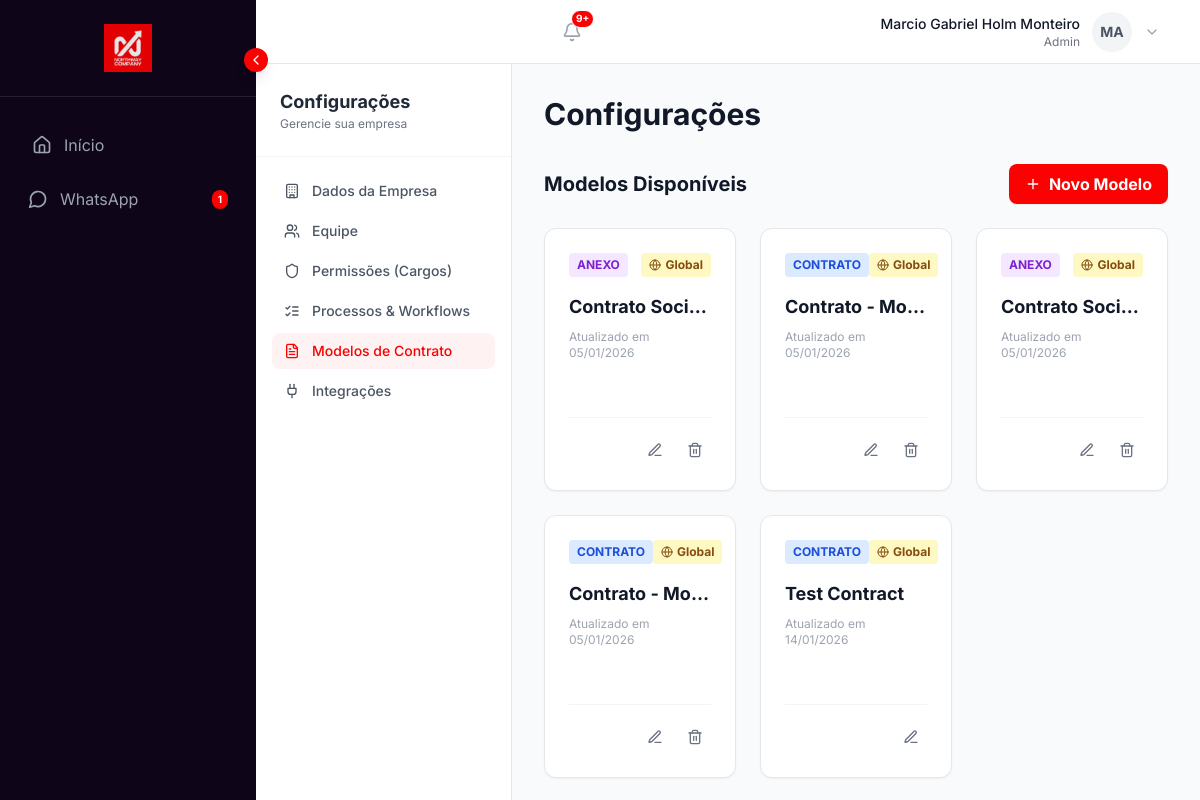
The page /settings/templates (signed in) on the database its author committed.
### models.py (models this page shows, shortened)
class User(UserMixin, db.Model):
    id = db.Column(db.Integer, primary_key=True)
    name = db.Column(db.String(100), nullable=False)
    email = db.Column(db.String(120), unique=True, nullable=False)
    supabase_uid = db.Column(db.String(100), unique=True, nullable=True)
    password_hash = db.Column(db.String(200), nullable=False)
    password_hash = db.Column(db.String(200), nullable=False)
    role = db.Column(db.String(20), nullable=False, default=ROLE_SALES) # Legacy/Fallback
    role_id = db.Column(db.Integer, db.ForeignKey('role.id'), nullable=True) # New RBAC
    company_id = db.Column(db.Integer, db.ForeignKey('company.id'), nullable=True) # Nullable for Supabase Auth Triggers
    created_at = db.Column(db.DateTime, default=datetime.utcnow)
    profile_image = db.Column(db.String(150), nullable=True)
    phone = db.Column(db.String(20), nullable=True)
    status_message = db.Column(db.String(100), nullable=True)
    is_super_admin = db.Column(db.Boolean, default=False)
    onboarding_dismissed = db.Column(db.Boolean, default=False)
    leads = db.relationship('Lead', backref='assigned_user', lazy=True)
    allowed_pipelines = db.relationship('Pipeline', secondary=user_pipeline_association, backref=db.backref('allowed_users', lazy='dynamic'))
    def has_permission(self, permission):
        if self.is_super_admin:
            return True
        if self.user_role and self.user_role.permissions:
            return permission in self.user_role.permissions

class ContractTemplate(db.Model):
    id = db.Column(db.Integer, primary_key=True)
    company_id = db.Column(db.Integer, db.ForeignKey('company.id'), nullable=False)
    name = db.Column(db.String(200), nullable=False)
    description = db.Column(db.String(500), nullable=True)
    type = db.Column(db.String(20), default='contract') # contract, attachment, library_doc
    content = db.Column(db.Text, nullable=False) # HTML/Text with {{variables}}
    active = db.Column(db.Boolean, default=True)
    is_global = db.Column(db.Boolean, default=False)
    is_library = db.Column(db.Boolean, default=False)
    created_at = db.Column(db.DateTime, default=datetime.utcnow)
    allowed_companies = db.relationship('Company', secondary=template_company_association, backref=db.backref('accessible_templates', lazy='dynamic'))

### routes/templates.py (the view)
@templates_bp.route('/settings/templates')
@login_required
def settings_templates():
    if not current_user.company_id:
        abort(403)
    if current_user.role != ROLE_ADMIN:
        abort(403)
    company_templates = ContractTemplate.query.filter(ContractTemplate.company_id == current_user.company_id).all()
    global_templates = ContractTemplate.query.filter_by(is_global=True).all()
    from models import template_company_association
    library_templates = ContractTemplate.query.join(template_company_association)\
                                             .filter(template_company_association.c.company_id == current_user.company_id).all()
    return render_template('settings_templates.html',
                           templates=company_templates + global_templates + library_templates)

### templates/settings_templates.html
{% extends "_settings_layout.html" %}
{% block settings_content %}
<div class="max-w-7xl mx-auto">
    <h1 class="text-2xl md:text-3xl font-bold text-gray-900 mb-6 md:mb-8">Configurações</h1>
    <div class="flex flex-col md:flex-row justify-between items-start md:items-center mb-6 gap-4">
        <h2 class="text-xl font-bold text-gray-900">Modelos Disponíveis</h2>
        <a href="{{ url_for('templates.new_template') }}"
            class="w-full md:w-auto bg-[#fa0102] text-white px-4 py-2 rounded-lg font-bold hover:bg-red-700 transition-colors shadow-sm flex items-center justify-center gap-2">
            <i data-lucide="plus" class="w-4 h-4"></i> Novo Modelo
        </a>
    </div>
    {% if templates %}
    <div class="grid grid-cols-1 md:grid-cols-2 lg:grid-cols-3 gap-4 md:gap-6">
        {% for tmpl in templates %}
        <div
            class="bg-white rounded-xl shadow-sm border border-gray-200 p-5 md:p-6 hover:shadow-md transition-shadow relative group">
            <div class="flex justify-between items-start mb-4">
                <span
                    class="px-2 py-1 rounded text-xs font-bold uppercase {{ 'bg-blue-100 text-blue-700' if tmpl.type == 'contract' else 'bg-purple-100 text-purple-700' }}">
                    {{ 'Contrato' if tmpl.type == 'contract' else 'Anexo' }}
                </span>
                {% if tmpl.is_global %}
                <span class="bg-yellow-100 text-yellow-800 text-xs px-2 py-1 rounded font-bold flex items-center gap-1">
                    <i data-lucide="globe" class="w-3 h-3"></i> Global
                </span>
                {% elif tmpl.is_library %}
                <span class="bg-indigo-100 text-indigo-800 text-xs px-2 py-1 rounded font-bold flex items-center gap-1">
                    <i data-lucide="book" class="w-3 h-3"></i> Biblioteca
                </span>
                {% endif %}
            </div>
            <h3 class="text-lg font-bold text-gray-900 mb-2 truncate" title="{{ tmpl.name }}">{{ tmpl.name }}</h3>
            <p class="text-xs text-gray-400 mb-2">Atualizado em {{ tmpl.created_at.strftime('%d/%m/%Y') }}</p>
            <p class="text-[10px] text-gray-400 line-clamp-2 h-8">{{ tmpl.description or "" }}</p>
            <div class="mt-4 pt-4 border-t border-gray-100 flex justify-end gap-2">
                <a href="{{ url_for('templates.edit_template', id=tmpl.id) }}"
                    class="text-gray-500 hover:text-northway-red p-2 rounded-lg hover:bg-gray-50 transition-colors"
                    title="Editar">
                    <i data-lucide="edit-3" class="w-4 h-4"></i>
                </a>
                {% if not tmpl.is_global or (tmpl.is_global and tmpl.company_id == current_user.company_id) %}
                <form action="{{ url_for('templates.delete_template', id=tmpl.id) }}" method="POST"
                    onsubmit="return confirm('Tem certeza que deseja excluir este modelo?');" class="inline">
                    <button type="submit"
                        class="text-gray-500 hover:text-red-600 p-2 rounded-lg hover:bg-red-50 transition-colors"
                        title="Excluir">
                        <i data-lucide="trash-2" class="w-4 h-4"></i>
                    </button>
                </form>
                {% endif %}
            </div>
        </div>
        {% endfor %}
    </div>
    {% else %}
    <div class="bg-white rounded-xl shadow-sm border border-gray-200 p-12 text-center text-gray-400">
        <i data-lucide="file-text" class="w-12 h-12 mx-auto mb-3 opacity-20"></i>
        <p>Nenhum modelo cadastrado.</p>
    </div>
    {% endif %}
</div>
{% endblock %}

### templates/base.html (shortened to what this page needs)
<!DOCTYPE html>
<html lang="pt-BR">
<head>
    <script src="https://cdn.tailwindcss.com"></script>
</head>
<body
    class="bg-gray-50 text-gray-900 font-sans h-screen flex flex-col overflow-hidden selection:bg-northway-red selection:text-white">
    <div class="flex-1 flex flex-row overflow-hidden relative w-full h-full">
        {% if current_user.is_authenticated and not current_user.is_super_admin %}
        <aside id="sidebar"
            class="fixed inset-y-0 left-0 z-[70] transform -translate-x-full md:relative md:translate-x-0
               w-64 bg-northway-dark text-white flex flex-col flex-shrink-0 transition-transform duration-300 ease-in-out group md:h-full">
            <div class="hidden md:flex p-6 items-center justify-center border-b border-white/10 min-h-[5rem]">
                <img id="sidebar-logo" src="{{ url_for('static', filename='images/logo.png') }}" alt="NorthWay"
                    class="max-h-12 w-auto opacity-90 hover:opacity-100 transition-all duration-300">
            </div>
            <nav class="flex-1 px-4 py-6 space-y-2 overflow-y-auto no-scrollbar">
                <a href="{{ url_for('dashboard.home') }}"
                    class="flex items-center gap-3 px-4 py-3 text-gray-400 hover:text-white hover:bg-white/5 rounded-xl transition-colors whitespace-nowrap ">
                    <i data-lucide="home" class="w-5 h-5 flex-shrink-0"></i>
                    <span class="sidebar-text transition-opacity duration-300">Início</span>
                </a>
                <a href="{{ url_for('whatsapp.inbox') }}"
                    class="flex items-center justify-between px-3 py-2.5 rounded-lg hover:bg-white/10 transition-colors whitespace-nowrap {{ 'bg-northway-red text-white' if request.endpoint == 'whatsapp.inbox' else 'text-gray-400' }}">
                    <div class="flex items-center gap-3">
                        <i data-lucide="message-circle" class="w-5 h-5 flex-shrink-0"></i>
                        <span class="sidebar-text transition-opacity duration-300">WhatsApp</span>
                    </div>
                    <span id="whatsapp-unread-badge"
                        class="hidden sidebar-badge bg-northway-red text-white text-[10px] font-bold px-1.5 py-0.5 rounded-full flex-shrink-0">0</span>
                </a>
            </nav>
            <button id="sidebar-toggle" onclick="toggleSidebar()"
                class="hidden md:flex absolute -right-3 top-12 bg-northway-red text-white w-6 h-6 rounded-full items-center justify-center shadow-lg hover:bg-red-700 transition-colors z-50">
                <i data-lucide="chevron-left" class="w-4 h-4 transition-transform duration-300"
                    id="sidebar-toggle-icon"></i>
            </button>
        </aside>
        {% endif %}
        <main class="flex-1 flex flex-col min-w-0 overflow-hidden relative">
            {% if current_user.is_authenticated and not current_user.is_super_admin %}
            <header
                class="bg-white border-b border-gray-200 h-16 flex items-center justify-between px-8 flex-shrink-0 z-40">
                <div class="relative mr-4">
                    <button id="notification-btn"
                        class="text-gray-400 hover:text-gray-600 transition-colors relative p-2 rounded-full hover:bg-gray-100">
                        <i data-lucide="bell" class="w-5 h-5"></i>
                        <span id="notification-badge"
                            class="absolute top-1 right-1 w-2.5 h-2.5 bg-northway-red rounded-full hidden border border-white"></span>
                    </button>
                </div>
                <div class="relative">
                    <button onclick="toggleUserMenu()"
                        class="flex items-center gap-3 hover:bg-gray-50 p-2 rounded-lg transition-colors focus:outline-none">
                        <div class="text-right hidden md:block">
                            <p class="text-sm font-medium text-gray-900">{{ current_user.name }}</p>
                            <p class="text-xs text-gray-500">{{ current_user.role|capitalize }}</p>
                        </div>
                        <div
                            class="w-10 h-10 rounded-full bg-gray-100 flex items-center justify-center text-sm font-bold text-gray-600 overflow-hidden ring-2 ring-transparent hover:ring-gray-200 transition-all">
                            {% if current_user.profile_image %}
                            <img src="{{ url_for('static', filename='uploads/profiles/' + current_user.profile_image) }}"
                                alt="Profile" class="w-full h-full object-cover">
                            {% else %}
                            {{ current_user.name[:2].upper() }}
                            {% endif %}
                        </div>
                        <i data-lucide="chevron-down" class="w-4 h-4 text-gray-400"></i>
                    </button>
                </div>
            </header>
            {% endif %}
            {% block content %}{% endblock %}
        </main>
    </div>
</body>
</html>

### templates/base.html (style rules this page uses)
body { -webkit-font-smoothing: antialiased; -moz-osx-font-smoothing: grayscale; }

### rows shown on the page
User: name "Marcio Gabriel Holm Monteiro", role "Admin", name "MA"
ContractTemplate: type "ANEXO", is_global True (drawn), name "Contrato Soci…", created_at "05/01/2026"
ContractTemplate: type "CONTRATO", is_global True (drawn), name "Contrato - Mo…", created_at "05/01/2026"
ContractTemplate: type "CONTRATO", is_global True (drawn), name "Test Contract", created_at "14/01/2026"
